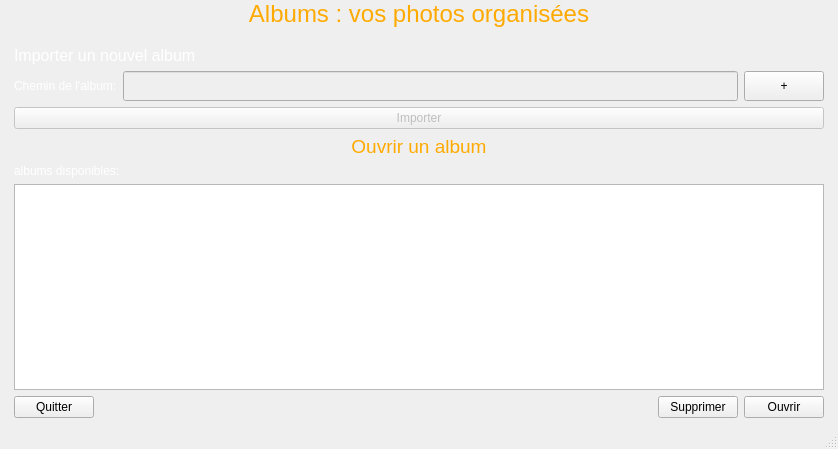
<?xml version="1.0" encoding="UTF-8"?>
<ui version="4.0">
 <class>homewindow</class>
 <widget class="QMainWindow" name="homewindow">
  <property name="geometry">
   <rect>
    <x>0</x>
    <y>0</y>
    <width>838</width>
    <height>449</height>
   </rect>
  </property>
  <property name="windowTitle">
   <string>Acceuille</string>
  </property>
  <property name="autoFillBackground">
   <bool>false</bool>
  </property>
  <widget class="QWidget" name="centralwidget">
   <layout class="QVBoxLayout" name="verticalLayout_3">
    <property name="leftMargin">
     <number>14</number>
    </property>
    <property name="topMargin">
     <number>0</number>
    </property>
    <property name="rightMargin">
     <number>14</number>
    </property>
    <item>
     <layout class="QVBoxLayout" name="verticalLayout_2">
      <item>
       <widget class="QLabel" name="welcome_label">
        <property name="sizePolicy">
         <sizepolicy hsizetype="Preferred" vsizetype="Preferred">
          <horstretch>0</horstretch>
          <verstretch>0</verstretch>
         </sizepolicy>
        </property>
        <property name="minimumSize">
         <size>
          <width>0</width>
          <height>40</height>
         </size>
        </property>
        <property name="font">
         <font>
          <pointsize>18</pointsize>
         </font>
        </property>
        <property name="styleSheet">
         <string notr="true">color: rgb(255, 170, 0);</string>
        </property>
        <property name="text">
         <string>Albums : vos photos organisées</string>
        </property>
        <property name="textFormat">
         <enum>Qt::PlainText</enum>
        </property>
        <property name="alignment">
         <set>Qt::AlignHCenter|Qt::AlignTop</set>
        </property>
       </widget>
      </item>
      <item>
       <widget class="QLabel" name="label_2">
        <property name="styleSheet">
         <string notr="true">color: rgb(255, 255, 255);</string>
        </property>
        <property name="text">
         <string>&lt;html&gt;&lt;head/&gt;&lt;body&gt;&lt;p&gt;&lt;span style=&quot; font-size:12pt;&quot;&gt;Importer un nouvel album&lt;/span&gt;&lt;/p&gt;&lt;/body&gt;&lt;/html&gt;</string>
        </property>
       </widget>
      </item>
      <item>
       <layout class="QHBoxLayout" name="horizontalLayout">
        <item>
         <widget class="QLabel" name="label">
          <property name="styleSheet">
           <string notr="true">color: rgb(255, 255, 255);</string>
          </property>
          <property name="text">
           <string>Chemin de l'album:</string>
          </property>
         </widget>
        </item>
        <item>
         <widget class="QLineEdit" name="Path">
          <property name="enabled">
           <bool>false</bool>
          </property>
          <property name="sizePolicy">
           <sizepolicy hsizetype="Expanding" vsizetype="Preferred">
            <horstretch>0</horstretch>
            <verstretch>0</verstretch>
           </sizepolicy>
          </property>
          <property name="minimumSize">
           <size>
            <width>0</width>
            <height>30</height>
           </size>
          </property>
         </widget>
        </item>
        <item>
         <widget class="QPushButton" name="selectFolder_button">
          <property name="sizePolicy">
           <sizepolicy hsizetype="Fixed" vsizetype="Fixed">
            <horstretch>0</horstretch>
            <verstretch>0</verstretch>
           </sizepolicy>
          </property>
          <property name="minimumSize">
           <size>
            <width>40</width>
            <height>30</height>
           </size>
          </property>
          <property name="text">
           <string>+</string>
          </property>
          <property name="icon">
           <iconset theme="folder-open">
            <normaloff>.</normaloff>.</iconset>
          </property>
         </widget>
        </item>
       </layout>
      </item>
      <item>
       <widget class="QPushButton" name="import_button">
        <property name="enabled">
         <bool>false</bool>
        </property>
        <property name="sizePolicy">
         <sizepolicy hsizetype="Preferred" vsizetype="Fixed">
          <horstretch>0</horstretch>
          <verstretch>0</verstretch>
         </sizepolicy>
        </property>
        <property name="minimumSize">
         <size>
          <width>0</width>
          <height>0</height>
         </size>
        </property>
        <property name="text">
         <string>Importer</string>
        </property>
       </widget>
      </item>
      <item>
       <layout class="QVBoxLayout" name="verticalLayout">
        <item>
         <widget class="QLabel" name="label_3">
          <property name="styleSheet">
           <string notr="true">color: rgb(255, 170, 0);</string>
          </property>
          <property name="text">
           <string>&lt;html&gt;&lt;head/&gt;&lt;body&gt;&lt;p align=&quot;center&quot;&gt;&lt;span style=&quot; font-size:14pt;&quot;&gt;Ouvrir un album&lt;/span&gt;&lt;/p&gt;&lt;/body&gt;&lt;/html&gt;</string>
          </property>
         </widget>
        </item>
        <item>
         <widget class="QLabel" name="label_4">
          <property name="styleSheet">
           <string notr="true">color: rgb(255, 255, 255);</string>
          </property>
          <property name="text">
           <string>albums disponibles:</string>
          </property>
         </widget>
        </item>
        <item>
         <widget class="QListView" name="album_list"/>
        </item>
        <item>
         <layout class="QHBoxLayout" name="horizontalLayout_3">
          <item>
           <widget class="QPushButton" name="exit_button">
            <property name="text">
             <string>Quitter</string>
            </property>
           </widget>
          </item>
          <item>
           <spacer name="horizontalSpacer">
            <property name="orientation">
             <enum>Qt::Horizontal</enum>
            </property>
            <property name="sizeHint" stdset="0">
             <size>
              <width>40</width>
              <height>20</height>
             </size>
            </property>
           </spacer>
          </item>
          <item>
           <widget class="QPushButton" name="remove_album_button">
            <property name="text">
             <string>Supprimer</string>
            </property>
           </widget>
          </item>
          <item>
           <widget class="QPushButton" name="open_album_button">
            <property name="text">
             <string>Ouvrir</string>
            </property>
           </widget>
          </item>
         </layout>
        </item>
       </layout>
      </item>
     </layout>
    </item>
   </layout>
  </widget>
  <widget class="QStatusBar" name="statusbar"/>
 </widget>
 <resources/>
 <connections/>
</ui>
